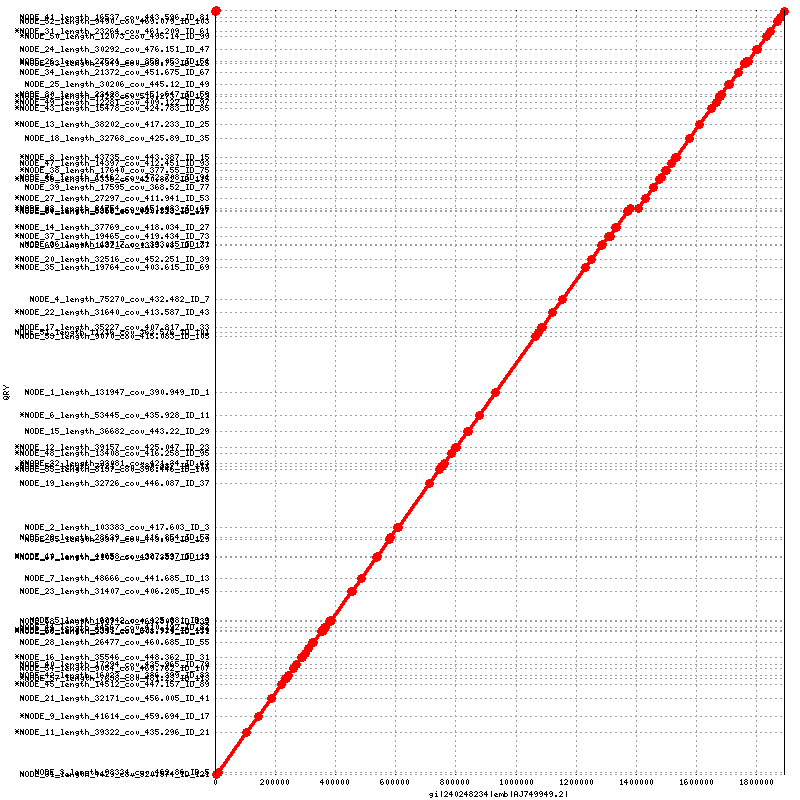

Recreate this plot in gnuplot.
set terminal png tiny size 800,800
set output "SRR999323.png"
set ytics ( \
 "NODE_61_length_4429_cov_520.574_ID_121" 1, \
 "NODE_3_length_93334_cov_462.86_ID_5" 4429, \
 "*NODE_11_length_39322_cov_435.296_ID_21" 97762, \
 "*NODE_9_length_41614_cov_459.694_ID_17" 137083, \
 "NODE_21_length_32171_cov_456.005_ID_41" 178696, \
 "*NODE_45_length_14512_cov_447.157_ID_89" 210866, \
 "*NODE_57_length_7638_cov_481.23_ID_113" 225377, \
 "NODE_42_length_16023_cov_386.399_ID_83" 233014, \
 "NODE_54_length_9054_cov_469.762_ID_107" 249036, \
 "NODE_40_length_17294_cov_435.965_ID_79" 258089, \
 "*NODE_16_length_35546_cov_448.362_ID_31" 275382, \
 "NODE_28_length_26477_cov_460.685_ID_55" 310927, \
 "*NODE_66_length_2331_cov_508.779_ID_131" 337403, \
 "*NODE_60_length_5345_cov_331.924_ID_119" 339733, \
 "NODE_44_length_14567_cov_410.192_ID_87" 345077, \
 "NODE_68_length_1907_cov_463.809_ID_135" 359643, \
 "NODE_5_length_68942_cov_425.881_ID_9" 361549, \
 "NODE_23_length_31407_cov_406.205_ID_45" 430490, \
 "NODE_7_length_48666_cov_441.685_ID_13" 461896, \
 "*NODE_67_length_2108_cov_430.383_ID_133" 510561, \
 "*NODE_10_length_40658_cov_387.597_ID_19" 512669, \
 "NODE_65_length_3347_cov_443.06_ID_129" 553326, \
 "NODE_29_length_23639_cov_416.854_ID_57" 556672, \
 "NODE_2_length_103383_cov_417.603_ID_3" 580310, \
 "NODE_19_length_32726_cov_446.087_ID_37" 683692, \
 "*NODE_55_length_8137_cov_396.446_ID_109" 716417, \
 "NODE_56_length_7721_cov_380.887_ID_111" 724553, \
 "*NODE_32_length_23081_cov_421.34_ID_63" 732273, \
 "*NODE_48_length_13408_cov_416.258_ID_95" 755355, \
 "*NODE_12_length_39157_cov_425.047_ID_23" 768762, \
 "NODE_15_length_36682_cov_443.22_ID_29" 807918, \
 "*NODE_6_length_53445_cov_435.928_ID_11" 844603, \
 "NODE_1_length_131947_cov_390.949_ID_1" 898047, \
 "NODE_53_length_9070_cov_415.083_ID_105" 1029993, \
 "NODE_51_length_11216_cov_363.576_ID_101" 1039062, \
 "NODE_17_length_35227_cov_407.817_ID_33" 1050277, \
 "*NODE_22_length_31640_cov_413.587_ID_43" 1085503, \
 "NODE_4_length_75270_cov_432.482_ID_7" 1117142, \
 "*NODE_35_length_19764_cov_403.615_ID_69" 1192411, \
 "*NODE_20_length_32516_cov_452.251_ID_39" 1212174, \
 "NODE_69_length_1682_cov_1315.08_ID_137" 1244689, \
 "NODE_36_length_19717_cov_393.15_ID_71" 1246370, \
 "*NODE_37_length_19465_cov_419.434_ID_73" 1266086, \
 "*NODE_14_length_37769_cov_418.034_ID_27" 1285550, \
 "NODE_64_length_3366_cov_420.323_ID_127" 1323318, \
 "*NODE_59_length_5358_cov_982.253_ID_117" 1326683, \
 "*NODE_33_length_21754_cov_451.033_ID_65" 1332040, \
 "*NODE_27_length_27297_cov_411.941_ID_53" 1353793, \
 "NODE_39_length_17595_cov_368.52_ID_77" 1381089, \
 "*NODE_58_length_6338_cov_420.862_ID_115" 1398683, \
 "NODE_46_length_14462_cov_472.708_ID_91" 1405020, \
 "*NODE_38_length_17640_cov_377.55_ID_75" 1419481, \
 "NODE_47_length_14397_cov_412.451_ID_93" 1437120, \
 "*NODE_8_length_43735_cov_443.387_ID_15" 1451516, \
 "NODE_18_length_32768_cov_425.89_ID_35" 1495250, \
 "*NODE_13_length_38202_cov_417.233_ID_25" 1528017, \
 "*NODE_43_length_15478_cov_424.783_ID_85" 1566218, \
 "*NODE_49_length_12281_cov_409.122_ID_97" 1581695, \
 "*NODE_62_length_4423_cov_516.273_ID_123" 1593975, \
 "NODE_30_length_23428_cov_451.647_ID_59" 1598397, \
 "NODE_25_length_30206_cov_445.12_ID_49" 1621824, \
 "NODE_34_length_21372_cov_451.675_ID_67" 1652029, \
 "*NODE_63_length_4349_cov_636.73_ID_125" 1673400, \
 "NODE_26_length_27521_cov_359.053_ID_51" 1677748, \
 "NODE_24_length_30292_cov_476.151_ID_47" 1705268, \
 "*NODE_50_length_12073_cov_495.14_ID_99" 1735559, \
 "*NODE_31_length_23264_cov_461.209_ID_61" 1747631, \
 "NODE_52_length_9490_cov_469.079_ID_103" 1770894, \
 "NODE_41_length_16537_cov_443.596_ID_81" 1780383, \
 "" 1796987 \
)
set size 1,1
set grid
unset key
set border 10
set ticscale 0 0
set xlabel "gi|240248234|emb|AJ749949.2|"
set ylabel "QRY"
set format "%.0f"
set mouse format "%.0f"
set mouse mouseformat "[%.0f, %.0f]"
set mouse clipboardformat "[%.0f, %.0f]"
set xrange [1:1892775]
set yrange [1:1796987]
set style line 1  lt 1 lw 3 pt 6 ps 1
set style line 2  lt 3 lw 3 pt 6 ps 1
set style line 3  lt 2 lw 3 pt 6 ps 1
plot \
 "SRR999323.fplot" title "FWD" w lp ls 1, \
 "SRR999323.rplot" title "REV" w lp ls 2
